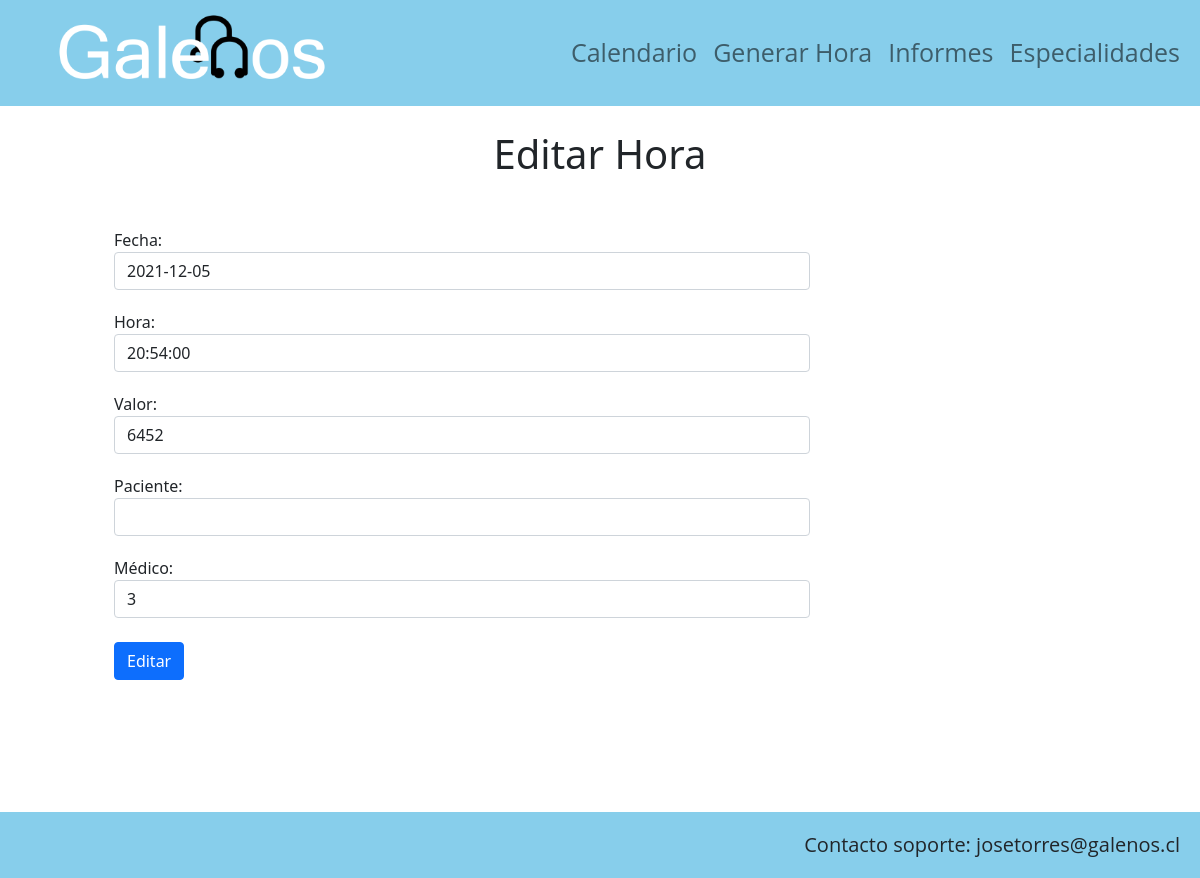
Screenshot of /editar_hora/35 with the database file from the repository.
### AppGalenos/models.py (models this page shows)
class Hora(models.Model):
        fecha = models.DateField()
        hora = models.TimeField()
        valor = models.IntegerField()
        paciente = models.ForeignKey(Paciente, on_delete=models.PROTECT, null=True, blank=True)
        medico = models.ForeignKey(Medico, on_delete=models.PROTECT)

### AppGalenos/views.py (the view, shortened to what this page needs)
# urls.py: path('editar_hora/<int:id_hora>', views.editar_hora, name="editar_hora"),
def editar_hora(request, id_hora):
    hora = get_object_or_404(Hora, id=id_hora)
    data = {
        'form': HorasForm(instance=hora)
    }
    return render(request, "editar_hora.html", data)

### AppGalenos/forms.py
class HorasForm(forms.ModelForm):
    class Meta:
        model = Hora
        fields = ['fecha', 'hora', 'valor', 'paciente', 'medico']
        labels = {
            'fecha': 'Fecha',
            'hora': 'Hora',
            'valor': 'Valor',
            'paciente': 'Paciente',
            'medico': 'Médico'
        }
        widgets = {
            'fecha': forms.DateInput(attrs={'class': 'form-control'}),
            'hora': forms.TimeInput(attrs={'class': 'form-control'}),
            'valor': forms.TextInput(attrs={'class': 'form-control'}),
            'paciente': forms.TextInput(attrs={'class': 'form-control'}),
            'medico': forms.TextInput(attrs={'class': 'form-control'})
        }

### AppGalenos/templates/editar_hora.html (shortened to what this page needs)
{% extends 'base.html' %}
{% load static %}
{% block css %}
<link rel="stylesheet" href="{% static 'css/editar_hora.css' %}">
{% endblock %}
{% block contenido %}
<br>
<h1>Editar Hora</h1>
    <div id="formulario">
        <form method="POST" id="add" enctype="multipart/form-data">
            {{ form }}
            <br>
            <button type="submit" class="btn btn-primary">Editar</button>
        </form>
    </div>
<br><br><br><br><br><br><br>
{% endblock %}

### AppGalenos/static/css/editar_hora.css (style rules this page uses)
h1 { text-align: center; }
#formulario { margin: 30px; padding-left: 7%; padding-right: 30%; }
label { margin-top: 20px; }

### AppGalenos/static/css/base.css (style rules this page uses)
* { margin: 0; padding: 0; max-width: 100%; max-height: 100%; }
html { min-height: 100%; position: relative; }
body { margin: 0; margin-bottom: 40px; min-height: 100%; }

### rows the page displays
Hora: fecha "2021-12-05", hora "20:54:00", valor "6452", medico "3"
